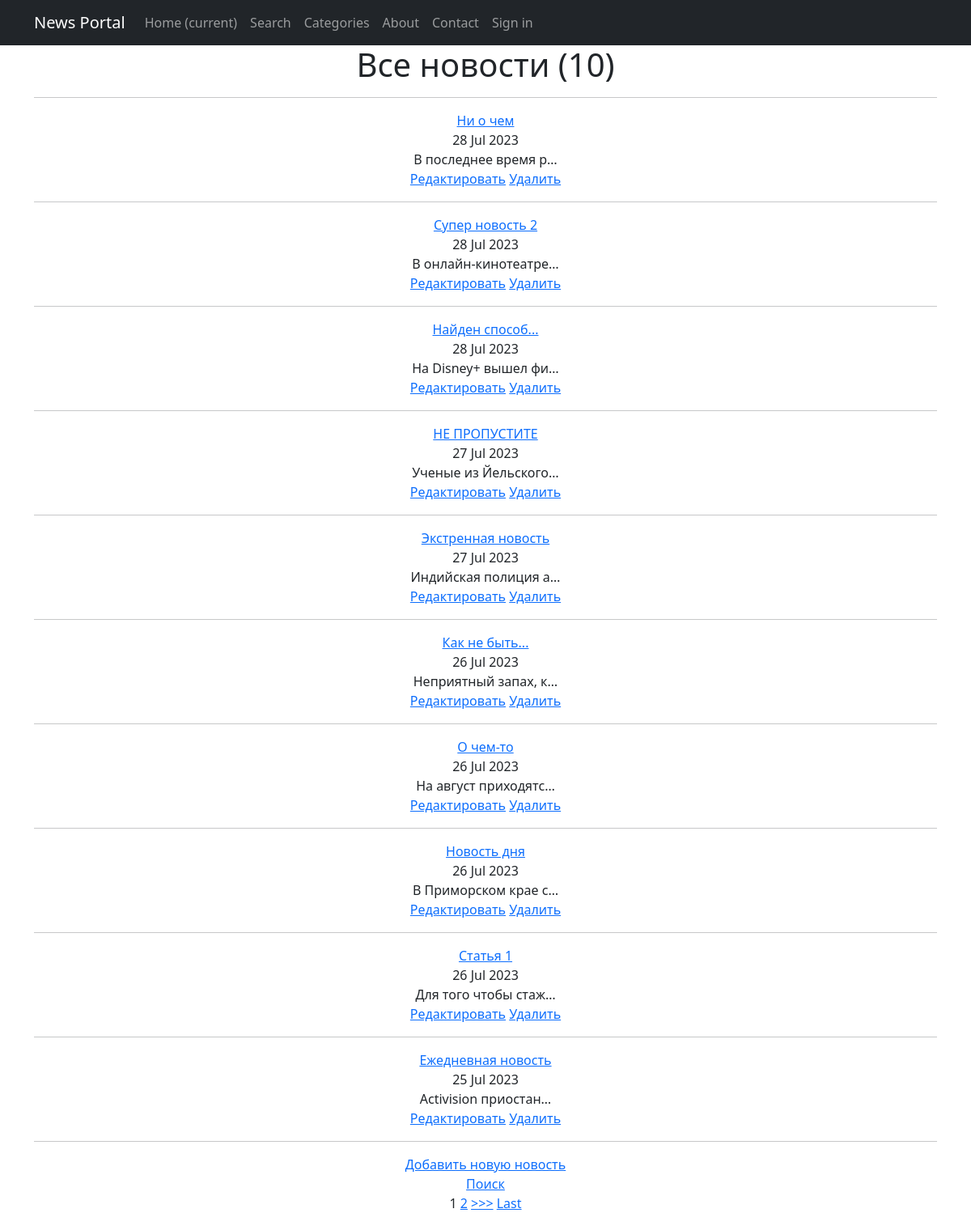
Before: /news/ with the older database file.
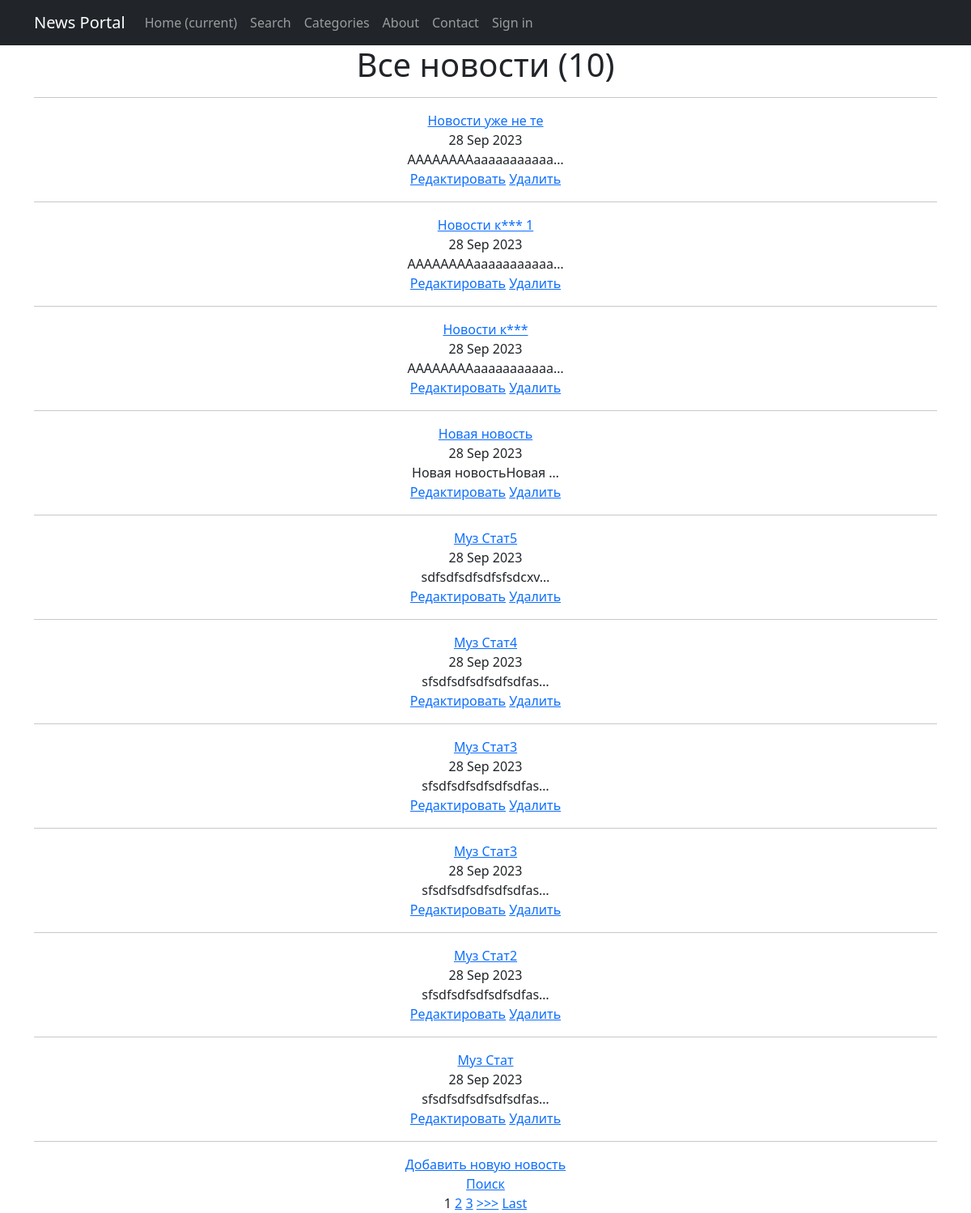
After: the same page with the newer database file.
### news/models.py (models this page shows, shortened)
class Post(models.Model):
    author = models.ForeignKey(Author, on_delete=models.CASCADE, related_name='posts')
    type = models.CharField(max_length=2, choices=POSTSTYPE, default=news)
    date = models.DateTimeField(auto_now_add=True)
    category = models.ManyToManyField(Category, through='PostCategory')
    header = models.CharField(max_length=255)
    text = models.TextField()
    rating = models.FloatField(default=0.0)

### news/views.py (the view)
# urls.py: path('', cache_page(300)(PostListView.as_view())),
class PostListView(ListView):
    model = Post
    ordering = '-date'
    template_name = 'posts.html'
    context_object_name = 'posts'
    paginate_by = 10

### news/templatetags/custom_filters.py (called while the page is built)
@register.filter()
def censor(value):
    if not isinstance(value, str):
        return value
    all_words = value.split(' ')
    censored_words = []
    for word in all_words:
        if word.lower() in OBSCENE_WORDS:
            word = word[0] + '*' * (len(word) - 1)
        censored_words.append(word)
    return ' '.join(censored_words)

### templates/posts.html (shortened to what this page needs)
{% extends 'flatpages/default.html' %}
{% load custom_filters %}
{% block content %}
    <h1>Все новости ({{posts|length}})</h1>
    <hr>
    {% if posts %}
        {% for post in posts %}
            <a href="{% url 'post' post.id %}">{{ post.header|censor }}</a>
            <div>{{ post.date|date:'d M Y' }}</div>
            <div>{{ post.text|truncatechars:20|censor }}</div>
            <a href="{% url 'post_edit' post.id %}">Редактировать</a>
            <a href="{% url 'post_delete' post.id %}">Удалить</a>
            <hr>
        {% endfor %}
    {% else %}
        <h2>Новостей нет!</h2>
    {% endif%}
    <a href="{% url 'post_add' %}">Добавить новую новость</a> <br>
    <a href="{% url 'post_search' %}">Поиск</a> <br>
    {% if is_paginated %}
        {% for num in page_obj.paginator.page_range %}
            {% if page_obj.number == num %}
                <a>{{ num }}</a>
            {% elif num > page_obj.number|add:'-3' and num < page_obj.number|add:'3' %}
                <a href="?page={{ num }}">{{ num }}</a>
            {% endif %}
        {% endfor %}
        {% if page_obj.has_next %}
            <a href="?page={{ page_obj.next_page_number }}">>>></a>
            <a href="?page={{ page_obj.paginator.num_pages }}">Last</a>
        {% endif %}
    {% endif %}
{% endblock content %}

Changed rows visible on the page:
no longer on this page (row unchanged): Post: header|censor "Ни о чем", date "28 Jul 2023", text|censor "В последнее время р…"
no longer on this page (row unchanged): Post: header|censor "Супер новость 2", date "28 Jul 2023", text|censor "В онлайн-кинотеатре…"
no longer on this page (row unchanged): Post: header|censor "Найден способ...", date "28 Jul 2023", text|censor "На Disney+ вышел фи…"
no longer on this page (row unchanged): Post: header|censor "НЕ ПРОПУСТИТЕ", date "27 Jul 2023", text|censor "Ученые из Йельского…"
no longer on this page (row unchanged): Post: header|censor "Экстренная новость", date "27 Jul 2023", text|censor "Индийская полиция а…"
no longer on this page (row unchanged): Post: header|censor "Как не быть...", date "26 Jul 2023", text|censor "Неприятный запах, к…"
no longer on this page (row unchanged): Post: header|censor "О чем-то", date "26 Jul 2023", text|censor "На август приходятс…"
no longer on this page (row unchanged): Post: header|censor "Новость дня", date "26 Jul 2023", text|censor "В Приморском крае с…"
no longer on this page (row unchanged): Post: header|censor "Статья 1", date "26 Jul 2023", text|censor "Для того чтобы стаж…"
no longer on this page (row unchanged): Post: header|censor "Ежедневная новость", date "25 Jul 2023", text|censor "Activision приостан…"
added Post: header|censor "Новости уже не те", date "28 Sep 2023", text|censor "ААААААААааааааааааа…"
added Post: header|censor "Новости к*** 1", date "28 Sep 2023", text|censor "ААААААААааааааааааа…"
added Post: header|censor "Новости к***", date "28 Sep 2023", text|censor "ААААААААааааааааааа…"
added Post: header|censor "Новая новость", date "28 Sep 2023", text|censor "Новая новостьНовая …"
added Post: header|censor "Муз Стат5", date "28 Sep 2023", text|censor "sdfsdfsdfsdfsfsdcxv…"
added Post: header|censor "Муз Стат4", date "28 Sep 2023", text|censor "sfsdfsdfsdfsdfsdfas…"
added Post: header|censor "Муз Стат3", date "28 Sep 2023", text|censor "sfsdfsdfsdfsdfsdfas…"
added Post: header|censor "Муз Стат3", date "28 Sep 2023", text|censor "sfsdfsdfsdfsdfsdfas…"
added Post: header|censor "Муз Стат2", date "28 Sep 2023", text|censor "sfsdfsdfsdfsdfsdfas…"
added Post: header|censor "Муз Стат", date "28 Sep 2023", text|censor "sfsdfsdfsdfsdfsdfas…"
Other visible differences:
new list line: "3"
